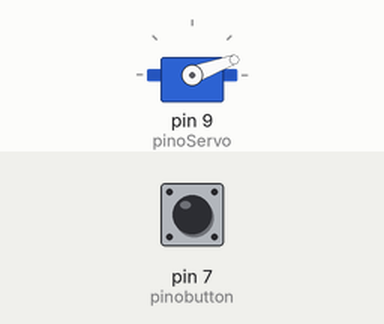
Simulated run of this sketch. Board: Arduino Uno, built with avr-gcc and run on an emulated ATmega328P. On the bench: servo. The inputs (shaded band) are chosen by the test bench; at power-on: pin 7 (pinobutton) HIGH.

Above: at 1.2 s.
1.3 s: pin 7 (pinobutton) pulled LOW for 0.15 s
At 2.5 s:
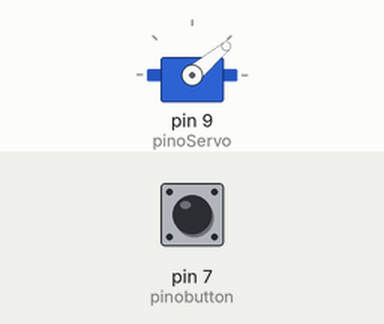
2.9 s: pin 7 (pinobutton) pulled LOW for 1 s
At 5.0 s:
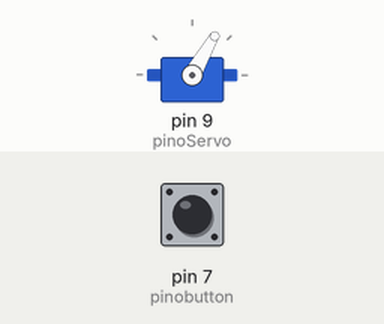
5.4 s: pin 7 (pinobutton) pulled LOW for 0.15 s
At 6.8 s:
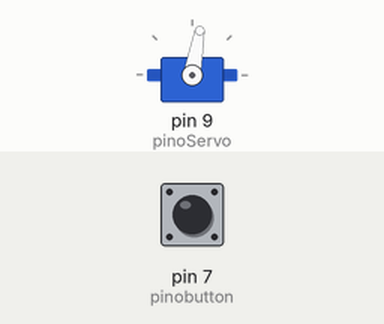
7.1 s: pin 7 (pinobutton) pulled LOW for 3.2 s
At 11.1 s:
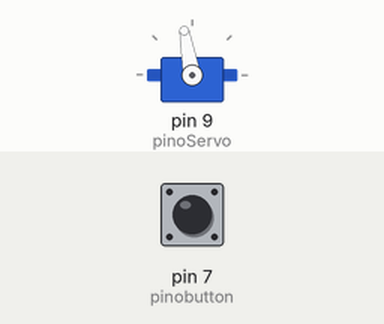
11.8 s: pin 7 (pinobutton) pulled LOW for 0.15 s
At 12.9 s:
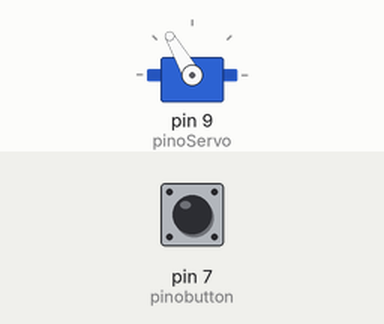
13.5 s: pin 7 (pinobutton) pulled LOW for 1 s
At 15.5 s:
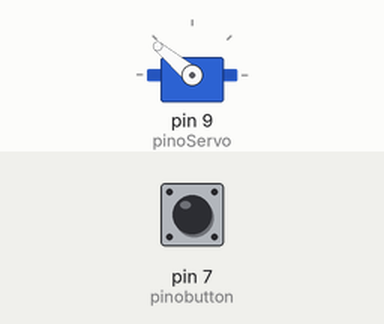
Timing chart, 0 to 17.0 s (numbered marks = the images above; inputs shaded):
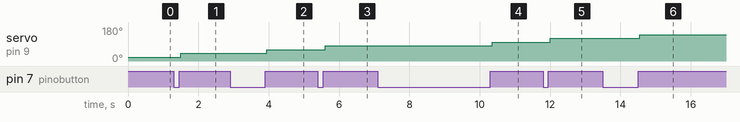

The sketch:

exercicio-08-bonus-servomotor-v2a.ino
```cpp
/*
 * versao modificada por Alisson Cavalcante
 * heuristica desenvolvida com base nos Sketch:
 *   - Sweep - by BARRAGAN <http://barraganstudio.com>
 *   - http://www.arduino.cc/en/Tutorial/Sweep
 *   - Debounce existente na IDE 1.8.5 do Arduino
 *   - http://www.arduino.cc/en/Tutorial/Debounce
 *
 * versao - 2a  *** numero das versoes seguem o padrao "numeroletra". Ex.: 1a Sendo que a letra varia de a-e;
 * 03/09/2018 - 18:34pm
 *
 *
 * Descrição:
 *
 *  + A alimentacao do servo motor e feita pelos pinos de 5v e gnd do arduino. Quando o pushbutton esta em repouso o pino 7 do arduino recebe o sinal HIGH(1) e quando o botao e pressionado o pino 7
 *  recebe o sinal LOW(0).
 *
*/

// carrega biblioteca que permite controlar o servo motor
#include <Servo.h>

// bloco de declaracao de constantes que indicam quais pinos do circuito do arduino serao utilizados
#define pinoServo 9 // pino utilizado para enviar dados ao servo motor
#define pinobutton 7 // pino de controle que recebe sinal quando o pushbutton e pressionado.
#define inicio 20

// cria o objeto servo
Servo myservo;

// bloco de variaveis
int pos = inicio; // inicia a variavel de posicao do servo motor em 30 graus
int buttonState = HIGH;
int buttonLastState = HIGH;
int reading = HIGH;

// Para variaveis de tempo foi utilizado unsigned long, pois aumenta o valor positivo que a variavel pode armazenar
unsigned long lastDebounceTime = 0;  // Ultimo registro do tempo do debounce
unsigned long debounceDelay = 50;  // tempo de debounce 50ms (0,5s). Se o tempo desta variavel for maior que o tempo que se leva pressionando o pushbutton a condicao nunca sera satisfeita.

void setup() {
  myservo.attach(pinoServo);  // atribui o pino do arduino ao objeto do servo motor
  pinMode(pinobutton, INPUT); // atribui o pino do arduino ao pushbutton
  myservo.write(pos);
}
void loop() {

  // Bloco 1 - estado inicial, botao em repouso, variaveis recebem sinal HIGH(1). Quando o botao e  pressionado a variavel recebe LOW (0).
  reading = digitalRead(pinobutton);

  // Bloco 2 - executado se ocorrer mudanca no valor do pushbutton em relacao ao ultimo estado registrado na execucao do loop. Ou seja, se o botao for pressionado.
  // Ou se o interruptor mudou, devido a ruído ou pressão:
  if (reading != buttonLastState)
  {
    lastDebounceTime = millis();
  }

  // bloco 3 - realiza o debounce, controle do bounce. Permite a execução do bloco se a subtracao entre o tempo atual e o ultimo tempo de debounce registrado
  // for maior que o tempo configurado para o debounce delay. Se o tempo da variavel debounceDelay for maior que o tempo que se leva pressionando o pushbutton a condicao nunca sera satisfeita.
  if ((millis() - lastDebounceTime) > debounceDelay)
  {
    // bloco 4 - executado se houver mudanca no estado do botao pushbutton. Ou seja, se o estado atual do botao pushbutton for diferente do estado registrado por buttonState na ultima vez que foi
    // satisfeita a condicao.
    if (reading != buttonState)
    {
      buttonState = reading;

      // bloco 5 - Se o botao pushbutton for pressionado (HIGH) a condicao e atendida na segunda rodada apos pressionamento do botao.
      // ou seja quando o botao retornar ao estao HIGH (1).
      if(buttonState == HIGH)
      {
        pos += 20; // atribui inicialmente 20 graus e vai somando de 20 em 20
        myservo.write(pos); // envia comando para o servo motor girar
        delay(15); // espera 15 milessimos de segundo para que o servo possa procura a posição
        if (pos >= 160) // quando a variavel for incrementada e atingir o valor 150 o servo motor retornara para a posicao de grau 30
        {
          pos = inicio; // atribui valor de 30 graus a variavel
          myservo.write(pos); // envia comando para o servo motor girar
          delay(15); // espera 15 milessimos de segundo para que o servo possa procura a posição
        }
      }
    }
  }

  // bloco 12 - registra o ultimo estado do botao pushbutton em lastButtonState.
  buttonLastState = reading;
}
```

Measured:
- after the input at 1.3 s, servo on pin 9 (pinoServo): 20° → 40° after 0.20 s
- after the input at 2.9 s, servo on pin 9 (pinoServo): 40° → 60° after 1.1 s
- after the input at 5.4 s, servo on pin 9 (pinoServo): 60° → 80° after 0.20 s
- after the input at 7.1 s, servo on pin 9 (pinoServo): 80° → 100° after 3.3 s
- after the input at 11.8 s, servo on pin 9 (pinoServo): 100° → 120° after 0.20 s
- after the input at 13.5 s, servo on pin 9 (pinoServo): 120° → 140° after 1.1 s
